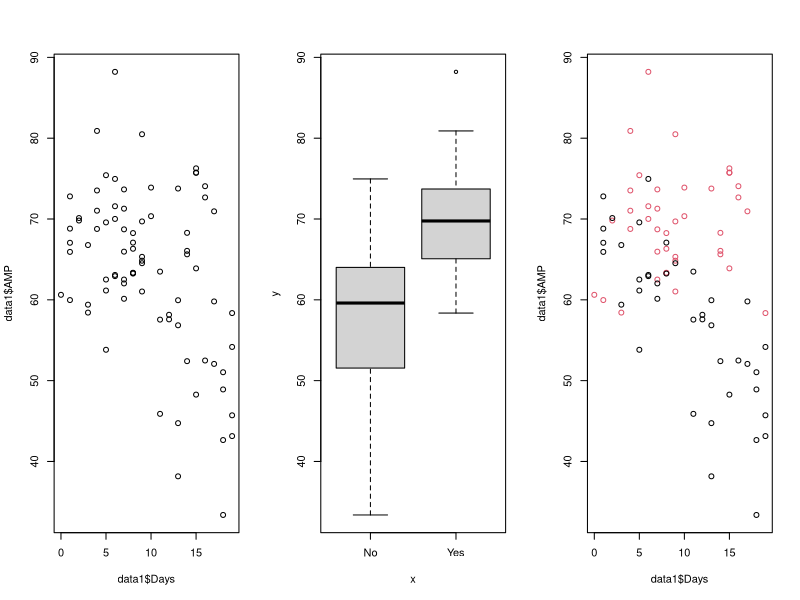
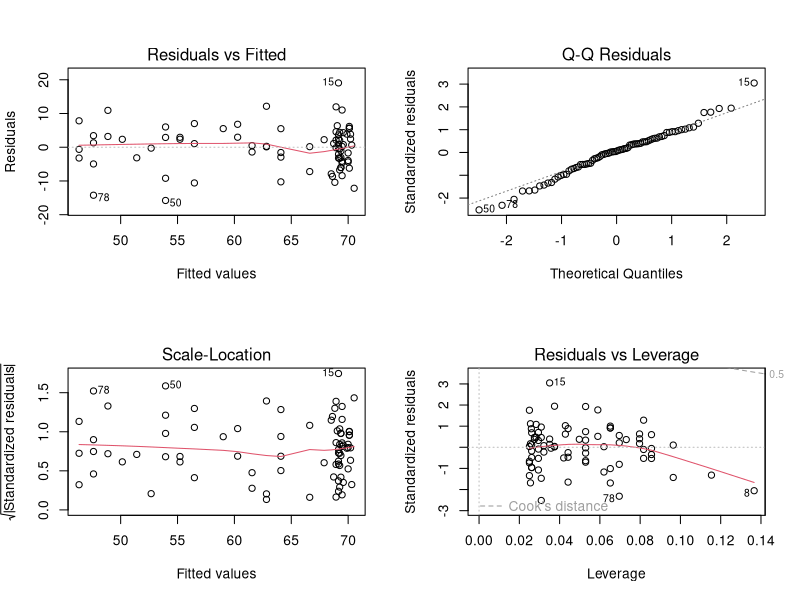
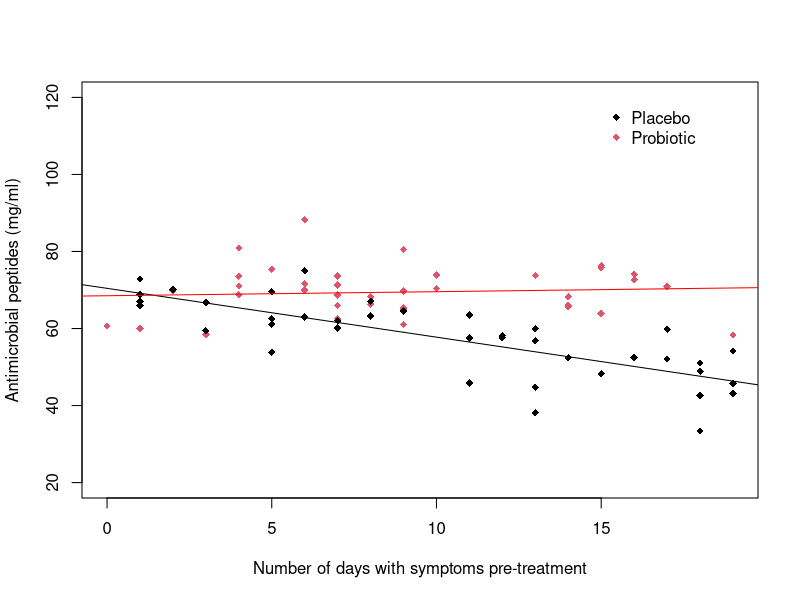
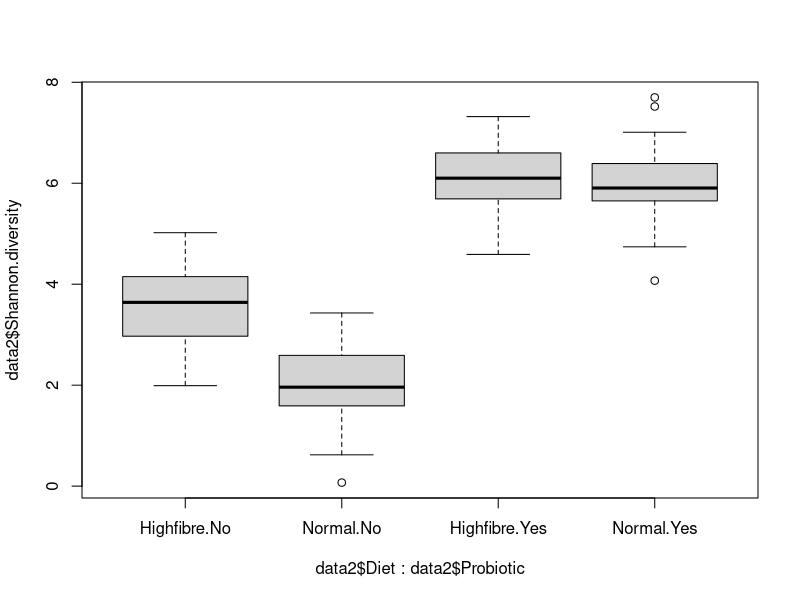
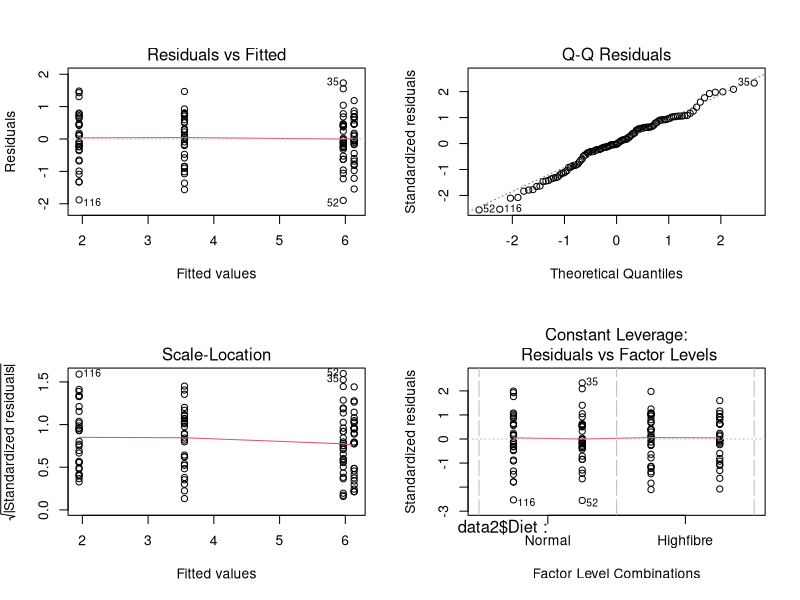
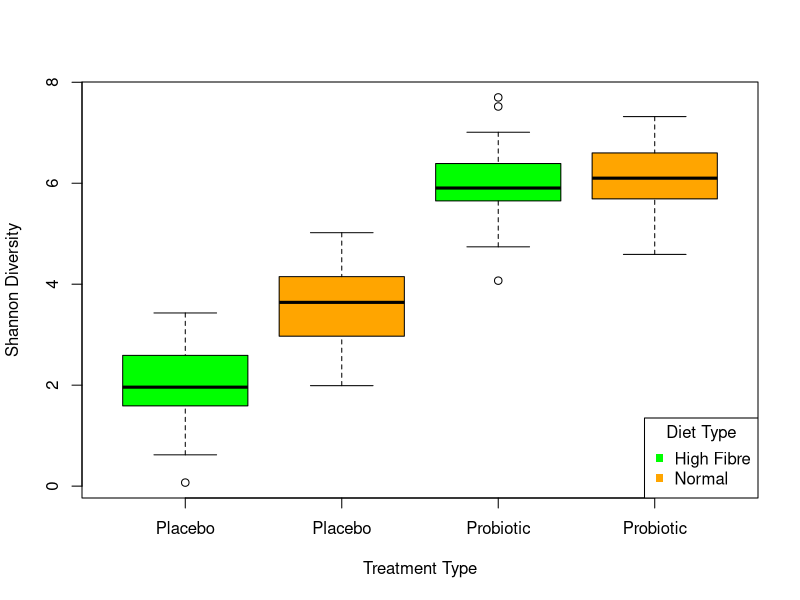
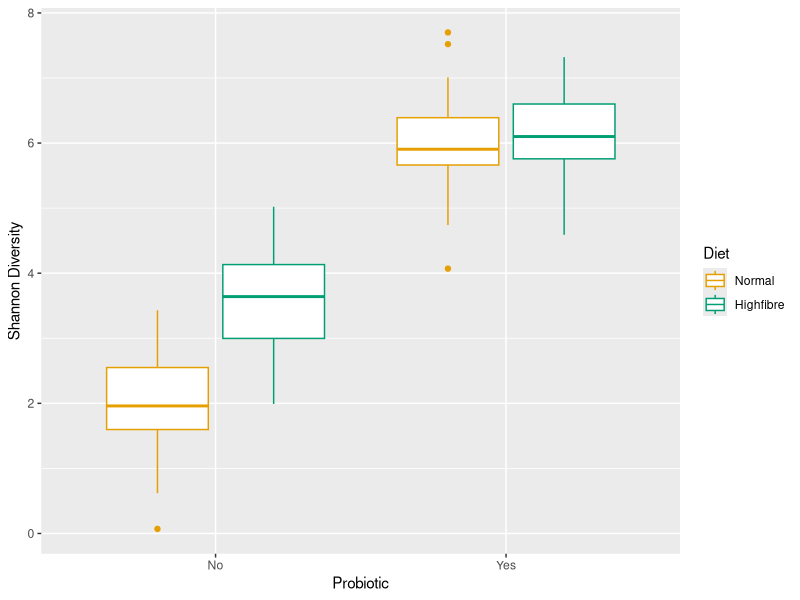
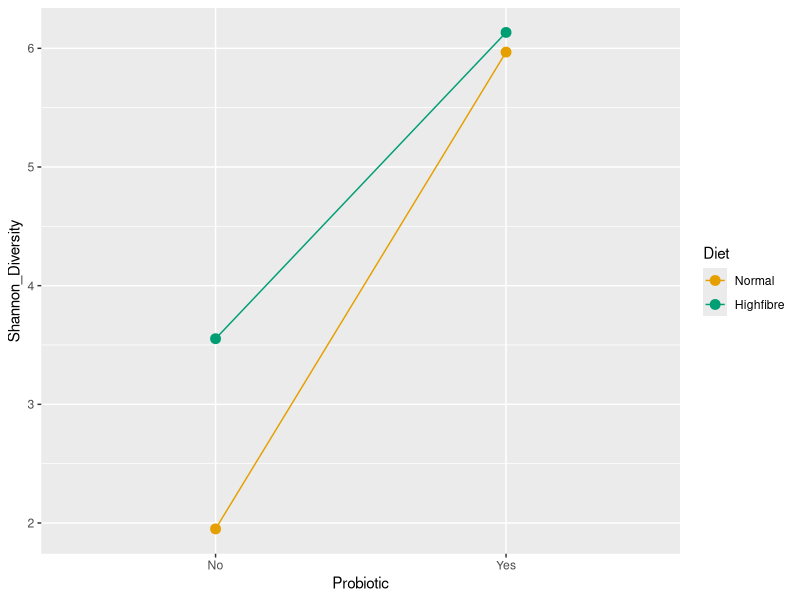

These charts were generated, in order, by the following R code:
# Load the data into a data frame
data1 <- read.table('Experiment1_data_set 11 .txt')

# Check the data frame and variables
str(data1)
summary(data1)

# Change Treatment category to a factor
data1$Probiotic <- as.factor(data1$Probiotic)

# Exploratory data analysis
par(mfrow=c(1,3))

plot(data1$Days, data1$AMP)
# Appears to show a negative correlation between severity and AMP

plot(data1$Probiotic, data1$AMP)
# Patients taking the probiotic appear to have higher AMP levels

plot(data1$Days, data1$AMP, col = data1$Probiotic)
# Appears to be different slope between the variables suggesting an interaction

# Fitting a model - ANCOVA - with interaction
model <- lm(data1$AMP ~ data1$Days*data1$Probiotic, data = data1)

# Model diagnostic plots
par(mfrow=c(2,2))
plot(model)

#Normal distribution of errors#
#Normal Q-Q plot - closely follows line of unity
# definitely no systematic deviation from line of unity

#Homogeneous variance#
#No real heteroscedacity in residuals vs fitted

#Linearity#
#no real curve in residuals vs fitted 

# Looking at the summary table of the model
summary(model)
#Slope placebo = -1.2673, intercept = 70.4220 
#Probiotic slope = 0.11, intercept = 68.51 

# Test interaction for significance with a deletion test
drop1(model, test='F')
# Significant interaction p = 3.215e-06, F-value = 25.28

#Plot data with a fitted model lines added for each group
par(mfrow=c(1,1))
plot(data1$Days, data1$AMP, col = data1$Probiotic, pch=18, ylim=c(20,120), xlab='Number of days with symptoms pre-treatment', ylab = 'Antimicrobial peptides (mg/ml)')
legend(15,120,legend=c('Placebo', 'Probiotic'), col=1:length(data1$Probiotic),pch=18, bty='n')
abline(model)
abline(a=model$coefficients[1]+model$coefficients[3],b=model$coefficients[2]+model$coefficients[4], col='red' )


## Data set 2 ##

# Load data
data2 <- read.table('Experiment2_data_set 11 .txt')

# Check the data frame
str(data2)
summary(data2)

# Change variables to factors
data2$Diet <- as.factor(data2$Diet)
data2$Probiotic <- as.factor(data2$Probiotic)

#Explore the data
par(mfrow=c(1,1))
boxplot(data2$Shannon.diversity ~ data2$Diet + data2$Probiotic)

# Fit a model - Two-way ANOVA
# Set reference variables
data2$Probiotic <- relevel(data2$Probiotic, ref = 'No')
data2$Diet <- relevel(data2$Diet, ref = 'Normal')
model2 <- lm(data2$Shannon.diversity ~ data2$Diet * data2$Probiotic, data = data2)

# Diagnostic plots
par(mfrow=c(2,2))
plot(model2)

#Normal distribution of errors#
#Normal Q-Q plot - closely follows line of unity
# definitely no systematic deviation from line of unity

#Homogeneous variance#
#no heteroscedacity in residuals vs fitted

#Linearity#
#no curve at all in residuals vs fitted 

#Interpret results
# Summary Table
summary(model2)
#Anova table
anova(model2)
#Signififcant interaction

#Plot data 
par(mfrow=c(1,1))
boxplot(data2$Shannon.diversity ~ data2$Diet + data2$Probiotic,  
        data = data2, xlab='Treatment Type', ylab='Shannon Diversity', 
        names= c('Placebo', 'Placebo', 'Probiotic', 'Probiotic'), 
        col= c('green','orange'))
legend('bottomright',legend = c('High Fibre','Normal'), pch = 15, col = c('green','orange'), title = 'Diet Type', bty = 'y')

# Make a better plot using ggplot
# Install ggpubr so that the ggboxplot and ggplot functions can be called
install.packages('ggpubr')
library('ggpubr')
#Plot a boxplot
ggboxplot(data2, x = 'Probiotic', y = 'Shannon.diversity', color = 'Diet',
          palette = c("#E69F00", "#009E73"), ylab = 'Shannon Diversity') + 
          theme_gray()


#Interaction diagram with ggpplot

#Install tidyverse so that the summarise function can be used 
#Used to produce a table which will be used for the interaction plot
install.packages("tidyverse")
library(tidyverse)
#Create a mean table
data2mean <- data2 %>% group_by(Probiotic,Diet) %>% summarise(Shannon_Diversity = mean(Shannon.diversity))

#Plot interaction diagram
ggplot(data2mean, 
       aes(x = Probiotic, y = Shannon_Diversity, colour = Diet, group = Diet) ) +
  geom_point(size = 3) + geom_line() + scale_color_manual(values = c("#E69F00", "#009E73"))

#Citations

citation("tidyverse")

